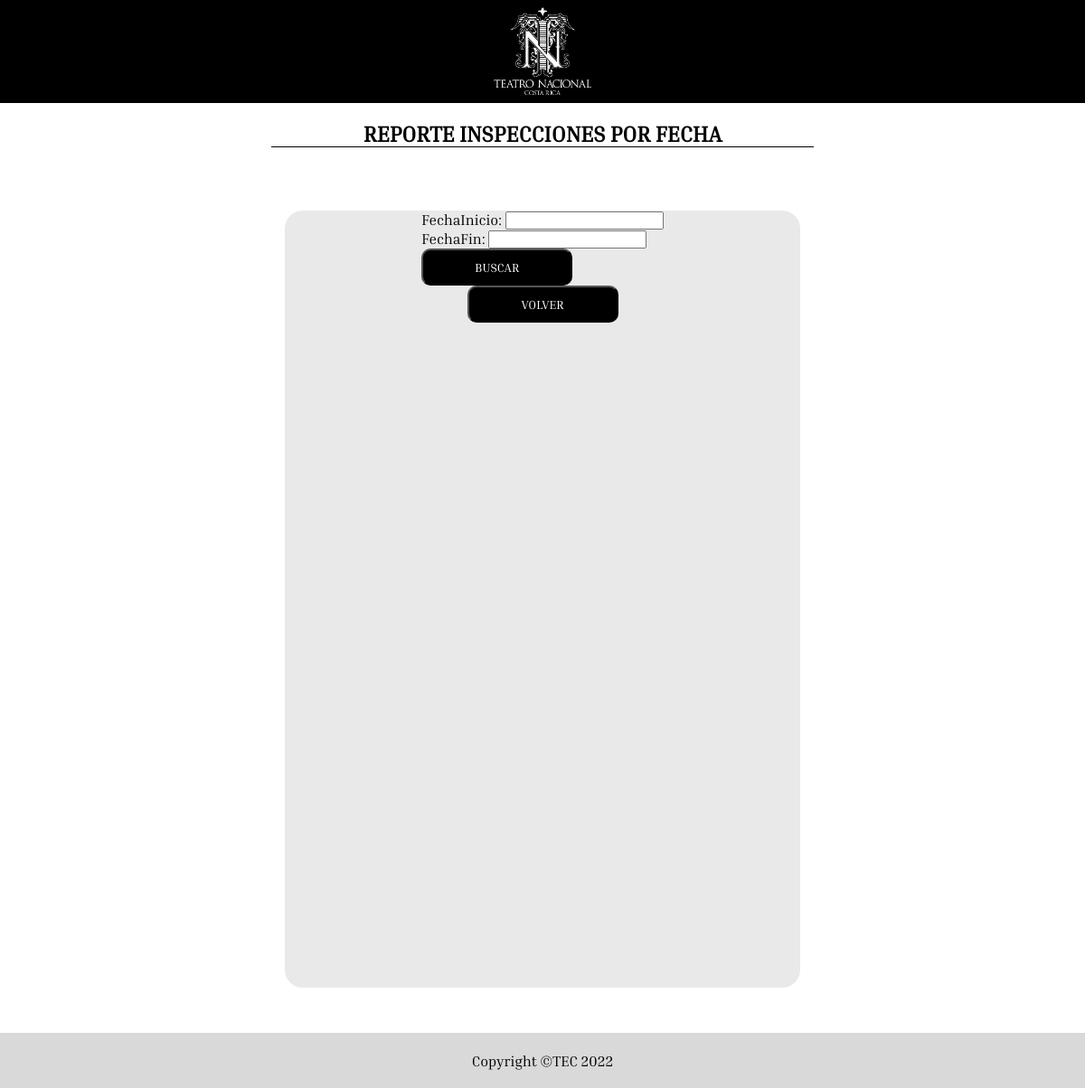
Page /menuAdmin/menuReportes/reporteInspeccion/menuFechas/ on the earlier database version.
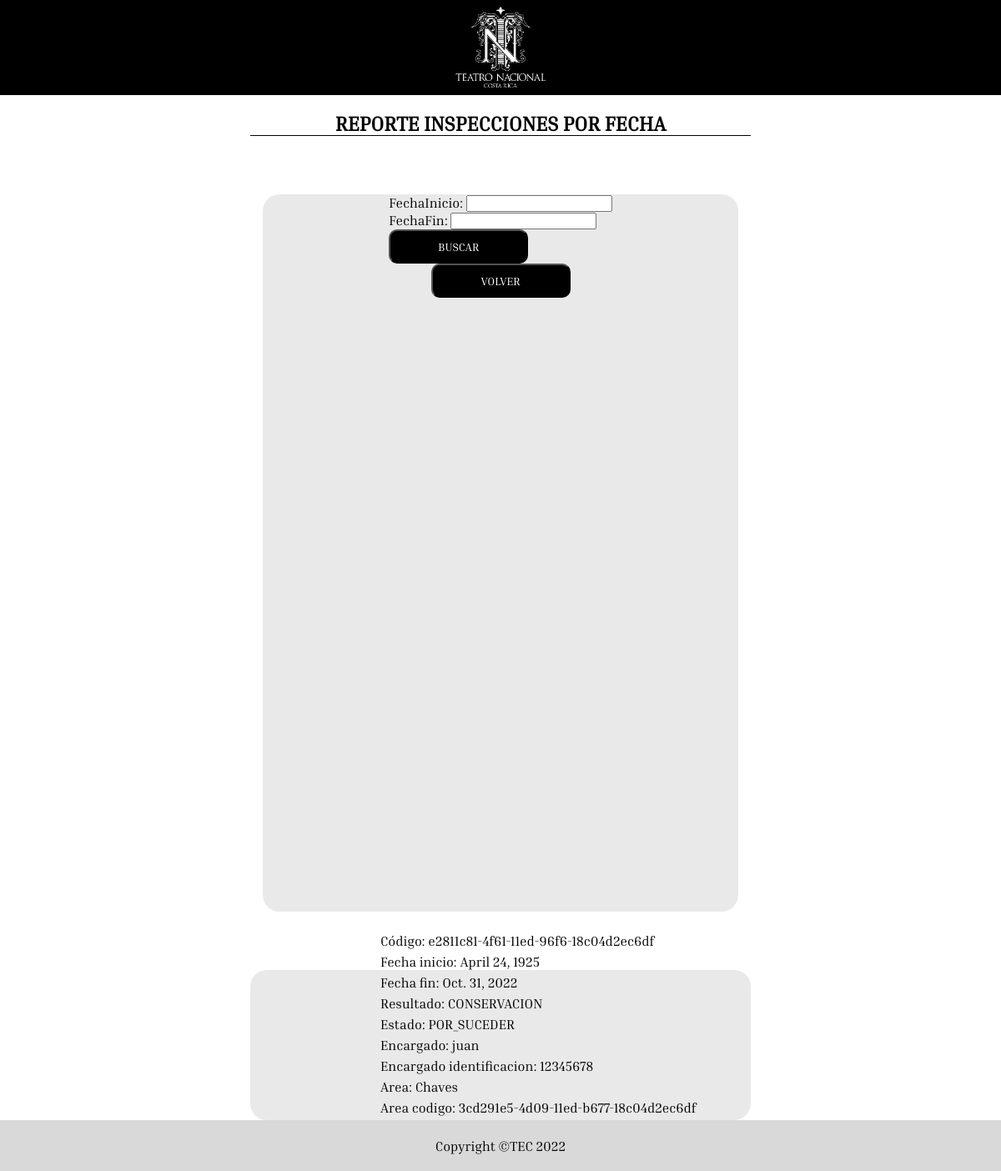
Same page on the later database version.
### modelo/models.py (models this page shows, shortened)
class Trabajo(models.Model):
    class TResultado(models.TextChoices):
        CONSERVACION = 'CONSERVACION', 'CONSERVACION'
        RESTAURACION = 'RESTAURACION', 'RESTAURACION'
        INSPECCION = 'INSPECCION', 'INSPECCION'
    class TEstado(models.TextChoices):
        POR_SUCEDER = 'POR_SUCEDER', 'POR_SUCEDER'
        EN_EJECUCION = 'EN_EJECUCION', 'EN_EJECUCION'
        EJECUTADA = 'EJECUTADA', 'EJECUTADA'
        EJECUTADA_CON_RETRASO = 'EJECUTADA_CON_RETRASO', 'EJECUTADA_CON_RETRASO'
        RETRASADA = 'RETRASADA', 'RETRASADA'
    codigo = models.CharField(max_length=8, default=uuid.uuid1, editable=False, unique=True, )
    fechaInicio = models.DateField(null=False)
    fechaFin = models.DateField(null=False)
    tResultado = models.CharField(max_length=25 , choices=TResultado.choices)
    tEstado = models.CharField(max_length=25 , choices=TEstado.choices, default=TEstado.POR_SUCEDER)
    encargado = models.ForeignKey(Encargado, on_delete=models.CASCADE)
    area = models.OneToOneField(Area, on_delete=models.CASCADE)
    deterioro = models.OneToOneField(AgenteDeterioro, on_delete=models.CASCADE, unique=False)
    comentario = models.TextField(default='')
    pdf = models.FileField(upload_to='pdf/', blank=True, null=True)

class Encargado(models.Model):
    class TEncargado(models.TextChoices):
        INTERNO = 'INTERNO', 'INTERNO'
        EXTERNO = 'EXTERNO', 'EXTERNO'
        SUBCONTRATADO = 'SUBCONTRATADO', 'SUBCONTRATADO'
    tEncargado = models.CharField(max_length=25 , choices=TEncargado.choices)
    nombre = models.CharField(max_length=100)
    telefono = models.CharField(max_length=100)
    email = models.CharField(max_length=100)
    identificacion = models.CharField(max_length=100)

class Parte(models.Model):
    nombre = models.CharField(max_length=100)
    codigo = models.CharField(max_length=8, default=uuid.uuid1, editable=False, unique=True, )
    ubicacion = models.CharField(max_length=100)
    descripcion = models.TextField()
    imagen1 = models.ImageField(null=True, blank=True, upload_to='images/')
    imagen2 = models.ImageField(null=True, blank=True, upload_to='images/')
    imagen3 = models.ImageField(null=True, blank=True, upload_to='images/')
    class Meta:
        abstract = True

class Area(Parte):
    dimensiones = models.CharField(max_length=100)
    listaElementos = models.ManyToManyField(Elemento, blank=True, null=True)

### modelo/views.py (the view)
# urls.py: path('menuAdmin/menuReportes/reporteInspeccion/menuFechas/', views.reporteInspeccionFechas, name='menuFechas'),
def reporteInspeccionFechas(request):
    if request.method == 'POST':
        fechaInicio = request.POST['fechaInicio']
        fechaFin = request.POST['fechaFin']
        inspecciones = Trabajo.objects.filter(tResultado="INSPECCION")
        try:
            inspecciones=Trabajo.objects.filter(fechaInicio__range=[fechaInicio, fechaFin], fechaFin__range=[fechaInicio, fechaFin])
            inspecciones = sorted(inspecciones, key=lambda x: x.fechaInicio)
        except:
            None
        return render(request, 'reporteInspeccionFecha.html', { 'form' : ReporteFechaForm, 'inspecciones': inspecciones})
    else:
        inspecciones = Trabajo.objects.all()
        return render(request, 'reporteInspeccionFecha.html', { 'form' : ReporteFechaForm, 'inspecciones': inspecciones})

### modelo/templates/reporteInspeccionFecha.html (shortened to what this page needs)
{% extends 'baseAdmin.html' %}
{% block content %}
{% load static %}
<div class="tituloLista">
    <h2>REPORTE INSPECCIONES POR FECHA</h2>
</div>
<div class="formularioContainer">
    <form action="" method="post">
        {{form.as_p}}
        <button class="botonEstandar btn167">
            <span class="letraEstandar">BUSCAR</span>
        </button>
    </form>
    <a href="{{request.META.HTTP_REFERER}}">
        <button class="botonEstandar btn167">
            <span class="letraEstandar">VOLVER</span>
        </button>
    </a>
</div>
<div id="listaGeneralContainer">
    {% for inspeccion in inspecciones %}
    <div class="cardEstandar" action="">
        <div class="cardInfo">
            <div class="filaCard"><span>Código: {{inspeccion.codigo}}</span></div>
            <div class="filaCard"><span>Fecha inicio: {{inspeccion.fechaInicio}}</span></div>
            <div class="filaCard"><span>Fecha fin: {{inspeccion.fechaFin}}</span></div>
            <div class="filaCard"><span>Resultado: {{inspeccion.tResultado}}</span></div>
            <div class="filaCard"><span>Estado: {{inspeccion.tEstado}}</span></div>
            <div class="filaCard"><span>Encargado: {{inspeccion.encargado.nombre}}</span></div>
            <div class="filaCard"><span>Encargado identificacion: {{inspeccion.encargado.identificacion}}</span></div>
            <div class="filaCard"><span>Area: {{inspeccion.area.nombre}}</span></div>
            <div class="filaCard"><span>Area codigo: {{inspeccion.area.codigo}}</span></div>
            <div class="filaCard"><span>Agente de deterioro: {{inspeccion.deterioro.nombre}}</span></div>
            <div class="filaCard"><span>Comentario: {{inspeccion.comentario}}</span></div>
        </div>
    </div>
    {% endfor %}
</div>
{% endblock content %}

### modelo/templates/baseAdmin.html (shortened to what this page needs)
{% load static %}
<!DOCTYPE html>
<html lang="es">
  <head>
    <link href="{% static 'styles/admins.css' %}" rel="stylesheet" type="text/css"/>
  </head>
  <body>
    <div id="mainContainer">
      <header>
        <div class="logoContenedor">
          <image id="logoPrincipal" src="{% static '/images/logoOscuro.jpg'%}" alt="Logo teatro nacional"/>
        </div>
      </header>
      {% block content %}{% endblock content %}
      <footer>
          <span id="copy">Copyright &copy;TEC 2022</span>
      </footer>
    </div>
  </body>
</html>

### modelo/static/styles/admins.css (style rules this page uses)
* { margin: 0px; padding: 0px; font-family:'Inria Serif'; }
html { width:100vw; height:100vh; }
body { background-color: rgb(255, 255, 255); position : absolute; width : 100%; height : 100%; overflow-x: hidden; overflow-y: auto; }
#mainContainer { display: flex; flex-direction: column; align-items: center; flex-wrap: wrap; height: auto; min-height: 100%; max-width: 100%; }
#logoPrincipal { height: 114px; }
header { background-color: black; color: white; height: 114px; width: 100%; text-align: center; line-height: 114px; grid-column: auto; }
footer { display: flex; flex-direction: column; align-items: center; height: 61px; width: 100%; background-color: #D9D9D9; color: black; margin-top: auto; }
#copy { margin: auto; }
.botonEstandar { background-color: black; color: white; border-radius: 10px; cursor: pointer; }
.tituloLista { width: 600px; display: flex; flex-direction: column; align-items: center; margin-top: 20px; margin-bottom: 20px; border-bottom: 1px solid black; }
#listaGeneralContainer { height: auto; }
.cardEstandar { width: 600px; height: 180px; margin-top: 20px; background-color: #EAE9E9; border-radius: 20px; display: flex; flex-direction: row; align-items: center; }
.filaCard { width: 430px; margin-top: 5px; }
.formularioContainer { width: 570px; height: 860px; background-color: #EAE9E9; border-radius: 20px; margin-top: 50px; margin-bottom: 50px; display: flex; flex-direction: column; align-items: center; }
.btn167 { width: 167px; height: 41px; }

Differences in the rows shown:
added Trabajo: codigo "e2811c81-4f61-11ed-96f6-18c04d2ec6df", fechaInicio "April 24, 1925", fechaFin "Oct. 31, 2022", tResultado "CONSERVACION", tEstado "POR_SUCEDER", encargado.nombre "juan", encargado.identificacion "12345678", area.nombre "Chaves", area.codigo "3cd291e5-4d09-11ed-b677-18c04d2ec6df"
